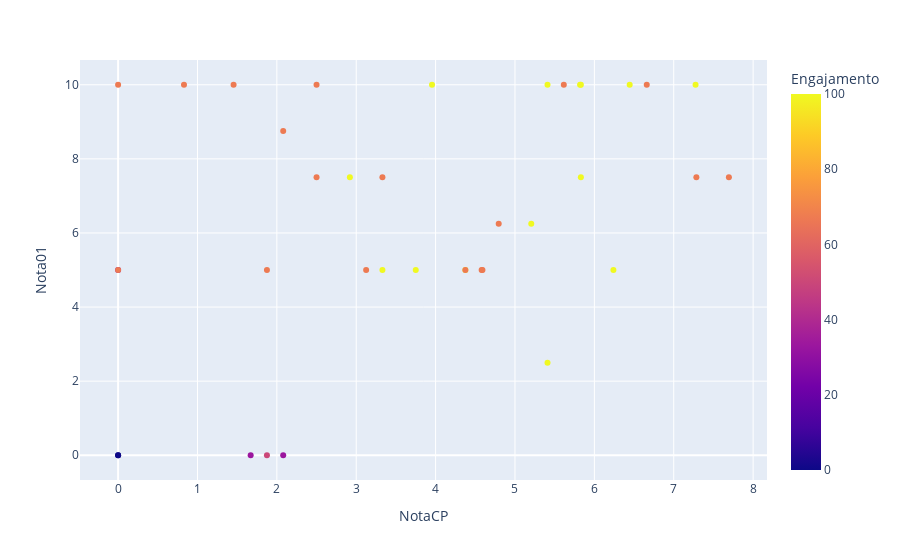

The cell this chart's notebook holds for it:
### Markdown cell above
## Relação entre as Notas e o Engajamento

### Code cell
fig_dis = px.scatter(df_eng, x="NotaCP", y="Nota01", color="Engajamento")

fig_dis

### Figure 1 — Plotly figure (JSON) as saved in the notebook; plotly's stock layout.template omitted (floating-point values rounded to 4 significant figures)
{"data": [{"hovertemplate": "NotaCP=%{x}<br>Nota01=%{y}<br>Engajamento=%{marker.color}<extra></extra>", "legendgroup": "", "marker": {"color": [67, 100, 100, 67, 67, 100, 67, 0, 67, 100, 67, 67, 100, 67, 67, 33, 33, 100, 67, 100, 100, 100, 33, 67, 67, 67, 67, 0, 100, 67, 67, 67, 67, 100, 50, 100, 100, 100], "coloraxis": "coloraxis", "symbol": "circle"}, "mode": "markers", "name": "", "orientation": "v", "showlegend": false, "type": "scatter", "x": [0, 7.275, 5.41, 3.125, 7.695, 3.33, 3.33, 0, 0.83, 6.24, 6.66, 5.615, 5.41, 7.285, 1.875, 1.67, 0, 5.83, 4.795, 4.375, 6.445, 5.83, 2.08, 1.455, 4.375, 0, 4.59, 0, 5.205, 2.5, 2.5, 4.58, 2.08, 3.75, 1.875, 2.92, 5.82, 3.955], "xaxis": "x", "y": [10, 10, 10, 5, 7.5, 5, 7.5, 0, 10, 5, 10, 10, 2.5, 7.5, 5, 0, 5, 10, 6.25, 5, 10, 7.5, 0, 10, 5, 5, 5, 0, 6.25, 10, 7.5, 5, 8.75, 5, 0, 7.5, 10, 10], "yaxis": "y"}], "layout": {"coloraxis": {"colorbar": {"title": {"text": "Engajamento"}}, "colorscale": [[0, "#0d0887"], [0.1111, "#46039f"], [0.2222, "#7201a8"], [0.3333, "#9c179e"], [0.4444, "#bd3786"], [0.5556, "#d8576b"], [0.6667, "#ed7953"], [0.7778, "#fb9f3a"], [0.8889, "#fdca26"], [1, "#f0f921"]]}, "legend": {"tracegroupgap": 0}, "margin": {"t": 60}, "xaxis": {"anchor": "y", "domain": [0, 1], "title": {"text": "NotaCP"}}, "yaxis": {"anchor": "x", "domain": [0, 1], "title": {"text": "Nota01"}}}}
